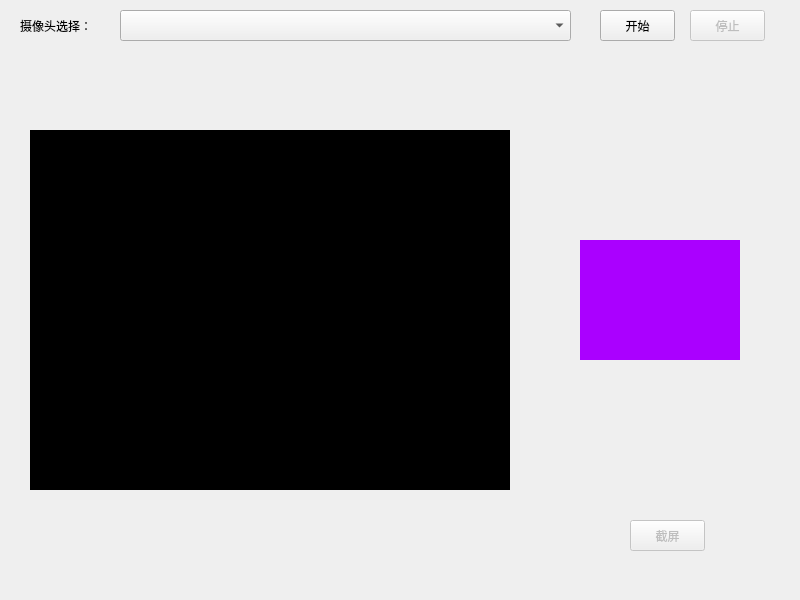
<?xml version="1.0" encoding="UTF-8"?>
<ui version="4.0">
 <class>MyCamera</class>
 <widget class="QWidget" name="MyCamera">
  <property name="geometry">
   <rect>
    <x>0</x>
    <y>0</y>
    <width>800</width>
    <height>600</height>
   </rect>
  </property>
  <property name="windowTitle">
   <string>MyCamera</string>
  </property>
  <widget class="QLabel" name="label">
   <property name="geometry">
    <rect>
     <x>20</x>
     <y>10</y>
     <width>81</width>
     <height>31</height>
    </rect>
   </property>
   <property name="text">
    <string>摄像头选择：</string>
   </property>
  </widget>
  <widget class="QComboBox" name="comboBox">
   <property name="geometry">
    <rect>
     <x>120</x>
     <y>10</y>
     <width>451</width>
     <height>31</height>
    </rect>
   </property>
  </widget>
  <widget class="QPushButton" name="pushButton_start">
   <property name="geometry">
    <rect>
     <x>600</x>
     <y>10</y>
     <width>75</width>
     <height>31</height>
    </rect>
   </property>
   <property name="text">
    <string>开始</string>
   </property>
  </widget>
  <widget class="QPushButton" name="pushButton_stop">
   <property name="enabled">
    <bool>false</bool>
   </property>
   <property name="geometry">
    <rect>
     <x>690</x>
     <y>10</y>
     <width>75</width>
     <height>31</height>
    </rect>
   </property>
   <property name="text">
    <string>停止</string>
   </property>
  </widget>
  <widget class="QWidget" name="widget" native="true">
   <property name="geometry">
    <rect>
     <x>30</x>
     <y>130</y>
     <width>480</width>
     <height>360</height>
    </rect>
   </property>
   <property name="styleSheet">
    <string notr="true">background-color: rgb(0, 0, 0);</string>
   </property>
  </widget>
  <widget class="QPushButton" name="pushButton_capture">
   <property name="enabled">
    <bool>false</bool>
   </property>
   <property name="geometry">
    <rect>
     <x>630</x>
     <y>520</y>
     <width>75</width>
     <height>31</height>
    </rect>
   </property>
   <property name="text">
    <string>截屏</string>
   </property>
  </widget>
  <widget class="QLabel" name="label_cap">
   <property name="geometry">
    <rect>
     <x>580</x>
     <y>240</y>
     <width>160</width>
     <height>120</height>
    </rect>
   </property>
   <property name="styleSheet">
    <string notr="true">background-color: rgb(170, 0, 255);</string>
   </property>
   <property name="text">
    <string/>
   </property>
  </widget>
 </widget>
 <resources/>
 <connections/>
</ui>
